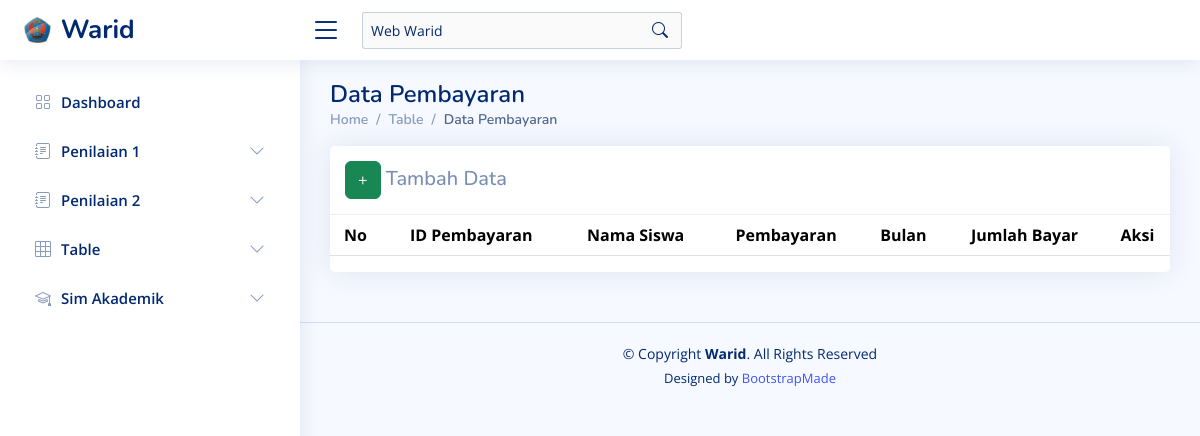
Page /?page=pembayaran_siswa on the earlier database version.
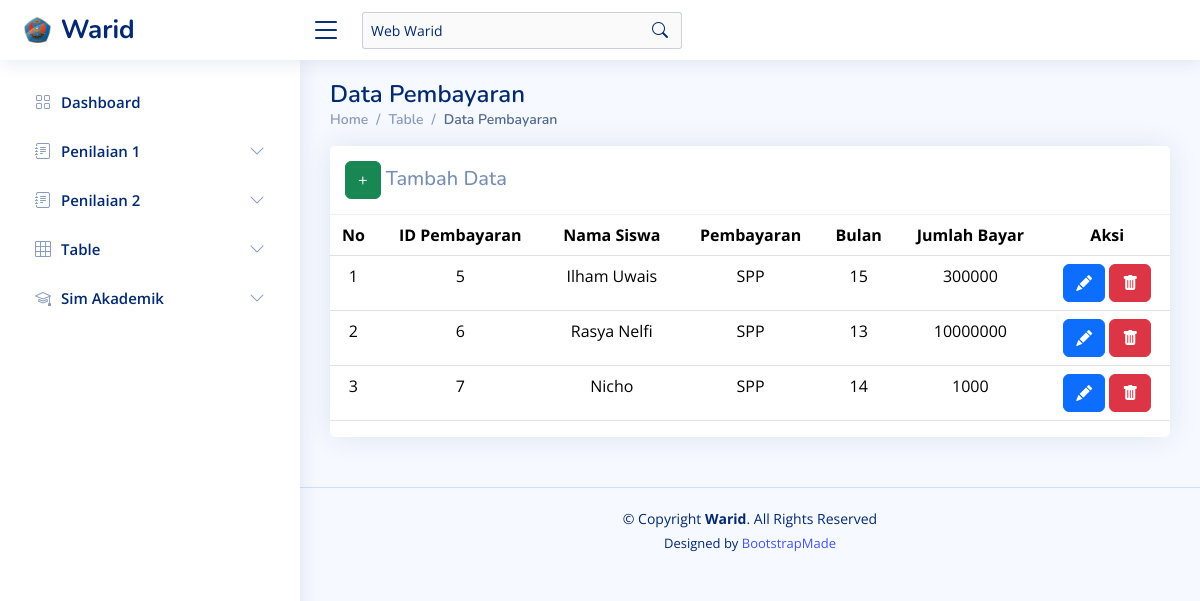
Same page on the later database version.
### tables this page shows
CREATE TABLE `pembayaran_siswa` (
  `id_pembayaran_siswa` int(10) NOT NULL,
  `id_siswa` int(10) NOT NULL,
  `pembayaran` varchar(10) NOT NULL,
  `bulan` varchar(20) NOT NULL,
  `jumlah_bayar` int(10) NOT NULL
);

CREATE TABLE `siswa` (
  `id_siswa` int(10) NOT NULL,
  `nama_siswa` varchar(255) NOT NULL,
  `kelas` varchar(10) NOT NULL
);

### assets/components/sim_akademik_warid/pembayaran.php (the view, shortened to what this page needs)
<?php
$pageName = 'pembayaran_siswa';
?>
<main id="main" class="main">
    <div class="pagetitle">
        <h1>Data Pembayaran</h1>
        <nav>
            <ol class="breadcrumb">
                <li class="breadcrumb-item"><a href="?page=dashboard">Home</a></li>
                <li class="breadcrumb-item">Table</li>
                <li class="breadcrumb-item active">Data Pembayaran</li>
            </ol>
        </nav>
    </div>
    <section class="section">
        <div class="row">
            <div class="col-lg-12">
                <div class="card">
                    <h5 class="card-header">
                        <a href="?page=<?php echo $pageName ?>&alert=add_data" class="btn btn-success">+</a> Tambah Data
                    </h5>
                    <div class="table-responsive text-nowrap">
                        <table class="table" style="text-align:center">
                            <thead>
                                <tr>
                                    <th>No</th>
                                    <th>ID Pembayaran</th>
                                    <th>Nama Siswa</th>
                                    <th>Pembayaran</th>
                                    <th>Bulan</th>
                                    <th>Jumlah Bayar</th>
                                    <th>Aksi</th>
                                </tr>
                            </thead>
                            <tbody class="table-border-bottom-0">
                                <?php
                                $no = 1;
                                $result = mysqli_query($koneksi1, "SELECT pembayaran_siswa.*, siswa.nama_siswa FROM pembayaran_siswa INNER JOIN siswa ON pembayaran_siswa.id_siswa = siswa.id_siswa");
                                while ($data = mysqli_fetch_assoc($result)) {
                                ?>
                                    <tr>
                                        <td><?php echo $no++; ?></td>
                                        <td><?php echo $data['id_pembayaran_siswa']; ?></td>
                                        <td><?php echo $data['nama_siswa']; ?></td>
                                        <td><?php echo $data['pembayaran']; ?></td>
                                        <td><?php echo $data['bulan']; ?></td>
                                        <td><?php echo $data['jumlah_bayar']; ?></td>
                                        <td>
                                            <a href="?page=<?php echo $pageName ?>&alert=EditData&id_pembayaran_siswa=<?php echo $data['id_pembayaran_siswa']; ?>" class="btn btn-primary"><i class="bi bi-pencil-fill" style="color: white;"></i></a>
                                            <a href="?page=<?php echo $pageName ?>&alert=ConfirmationDeleteSim&pageName=<?php echo $pageName ?>&id=<?php echo $data['id_pembayaran_siswa']; ?>" class="btn btn-danger"><i class="bi bi-trash-fill" style="color: white;"></i></a>
                                        </td>
                                    </tr><?php } ?>
                            </tbody>
                        </table>
                    </div>
                </div>
            </div>
        </div>
    </section>
</main>

### index.php (shortened to what this page needs)
<!DOCTYPE html>
<html lang="en">
<head>
  <link href="assets/vendor/bootstrap/css/bootstrap.min.css" rel="stylesheet">
  <link href="assets/vendor/bootstrap-icons/bootstrap-icons.css" rel="stylesheet">
  <link href="assets/vendor/boxicons/css/boxicons.min.css" rel="stylesheet">
  <link href="assets/vendor/quill/quill.snow.css" rel="stylesheet">
  <link href="assets/vendor/quill/quill.bubble.css" rel="stylesheet">
  <link href="assets/vendor/remixicon/remixicon.css" rel="stylesheet">
  <link href="assets/vendor/simple-datatables/style.css" rel="stylesheet">
  <link href="assets/css/style.css" rel="stylesheet">
</head>
<body>
  <?php
  include "assets/components/koneksi.php";
  ?>
  <?php include 'assets/components/header.php'; ?>
  <?php
    $dashboard_sidebar = "collapsed";
  ?>
  <?php
  if (!isset($_GET['page'])) {
    $page = 'dashboard';
  } else {
    $page = $_GET['page'];
  }
  switch ($page) {
    case 'pembayaran_siswa':
      include 'assets/components/sim_akademik_warid/pembayaran.php';
      break;
  }
  ?>
  <?php include "assets/components/sidebar.php"; ?>
  <?php include 'assets/components/footer.php' ?>
</body>
</html>

### assets/components/header.php (shortened to what this page needs)
<header id="header" class="header fixed-top d-flex align-items-center">
    <div class="d-flex align-items-center justify-content-between">
      <a href="?page=dashboard" class="logo d-flex align-items-center">
        <img src="assets/img/logo.png" alt="">
        <span class="d-none d-lg-block">Warid</span>
      </a>
      <i class="bi bi-list toggle-sidebar-btn"></i>
    </div>
    <div class="search-bar">
      <div class="search-form d-flex align-items-center">
        <input type="text" name="query" placeholder="Web Warid" title="Web Warid" value="Web Warid" disabled>
        <button><i class="bi bi-search"></i></button>
      </div>
    </div>
  </header>

### assets/components/sidebar.php (shortened to what this page needs)
<aside id="sidebar" class="sidebar">
  <ul class="sidebar-nav" id="sidebar-nav">
    <li class="nav-item">
      <a class="nav-link <?php echo $dashboard_sidebar; ?>" href="index.php">
        <i class="bi bi-grid"></i>
        <span>Dashboard</span>
      </a>
    </li>
    <li class="nav-item">
      <a class="nav-link collapsed" data-bs-target="#penilaian-1" data-bs-toggle="collapse" href="#">
        <i class="bi bi-journal-text"></i><span>Penilaian 1</span><i class="bi bi-chevron-down ms-auto"></i>
      </a>
    </li>
    <li class="nav-item">
      <a class="nav-link collapsed" data-bs-target="#penilaian-2" data-bs-toggle="collapse" href="#">
        <i class="bi bi-journal-text"></i><span>Penilaian 2</span><i class="bi bi-chevron-down ms-auto"></i>
      </a>
    </li>
    <li class="nav-item">
      <a class="nav-link collapsed" data-bs-target="#table-view" data-bs-toggle="collapse" href="#">
        <i class="bi bi-grid-3x3"></i><span>Table</span><i class="bi bi-chevron-down ms-auto"></i>
      </a>
    </li>
    <li class="nav-item">
      <a class="nav-link collapsed" data-bs-target="#sim_akademik" data-bs-toggle="collapse" href="#">
        <i class="bi bi-mortarboard"></i><span>Sim Akademik</span><i class="bi bi-chevron-down ms-auto"></i>
      </a>
    </li>
  </ul>
</aside>

### assets/components/footer.php
<footer id="footer" class="footer">
    <div class="copyright">
      &copy; Copyright <strong><span>Warid</span></strong>. All Rights Reserved
    </div>
    <div class="credits">
      Designed by <a href="https://bootstrapmade.com/">BootstrapMade</a>
    </div>
</footer>

### assets/css/style.css (style rules this page uses)
:root { scroll-behavior: smooth; }
body { font-family: "Open Sans", sans-serif; background: #f6f9ff; color: #444444; }
a { color: #4154f1; text-decoration: none; }
h1, h2, h3, h4, h5, h6 { font-family: "Nunito", sans-serif; }
#main { margin-top: 60px; padding: 20px 30px; transition: all 0.3s; }
.pagetitle { margin-bottom: 10px; }
.pagetitle h1 { font-size: 24px; margin-bottom: 0; font-weight: 600; color: #012970; }
.card { margin-bottom: 30px; border: none; border-radius: 5px; box-shadow: 0px 0 30px rgba(1, 41, 112, 0.1); }
.card-header, .card-footer { border-color: #ebeef4; background-color: #fff; color: #798eb3; padding: 15px; }
.breadcrumb { font-size: 14px; font-family: "Nunito", sans-serif; color: #899bbd; font-weight: 600; }
.breadcrumb a { color: #899bbd; transition: 0.3s; }
.breadcrumb .breadcrumb-item::before { color: #899bbd; }
.breadcrumb .active { color: #51678f; font-weight: 600; }
.logo { line-height: 1; }
@media (min-width: 1200px) { .logo { width: 280px; } }
.logo img { max-height: 26px; margin-right: 6px; }
.logo span { font-size: 26px; font-weight: 700; color: #012970; font-family: "Nunito", sans-serif; }
.header { transition: all 0.5s; z-index: 997; height: 60px; box-shadow: 0px 2px 20px rgba(1, 41, 112, 0.1); background-color: #fff; padding-left: 20px; }
.header .toggle-sidebar-btn { font-size: 32px; padding-left: 10px; cursor: pointer; color: #012970; }
.header .search-bar { min-width: 360px; padding: 0 20px; }
.header .search-form { width: 100%; }
.header .search-form input { border: 0; font-size: 14px; color: #012970; border: 1px solid rgba(1, 41, 112, 0.2); padding: 7px 38px 7px 8px; border-radius: 3px; transition: 0.3s; width: 100%; }
.header .search-form button { border: 0; padding: 0; margin-left: -30px; background: none; }
.header .search-form button i { color: #012970; }
.sidebar { position: fixed; top: 60px; left: 0; bottom: 0; width: 300px; z-index: 996; transition: all 0.3s; padding: 20px; overflow-y: auto; scrollbar-width: thin; scrollbar-color: #aab7cf transparent; box-shadow: 0px 0px 20px rgba(1, 41, 112, 0.1); background-color: #fff; }
@media (min-width: 1200px) { #main, #footer { margin-left: 300px; } }
.sidebar-nav { padding: 0; margin: 0; list-style: none; }
.sidebar-nav li { padding: 0; margin: 0; list-style: none; }
.sidebar-nav .nav-item { margin-bottom: 5px; }
.sidebar-nav .nav-link { display: flex; align-items: center; font-size: 15px; font-weight: 600; color: #4154f1; transition: 0.3; background: #f6f9ff; padding: 10px 15px; border-radius: 4px; }
.sidebar-nav .nav-link i { font-size: 16px; margin-right: 10px; color: #4154f1; }
.sidebar-nav .nav-link.collapsed { color: #012970; background: #fff; }
.sidebar-nav .nav-link.collapsed i { color: #899bbd; }
.sidebar-nav .nav-link .bi-chevron-down { margin-right: 0; transition: transform 0.2s ease-in-out; }
.footer { padding: 20px 0; font-size: 14px; transition: all 0.3s; border-top: 1px solid #cddfff; }
.footer .copyright { text-align: center; color: #012970; }
.footer .credits { padding-top: 5px; text-align: center; font-size: 13px; color: #012970; }

Differences in the rows shown:
added pembayaran_siswa: id_pembayaran_siswa "5", id_siswa.nama_siswa "Ilham Uwais", pembayaran "SPP", bulan "15", jumlah_bayar "300000"
added pembayaran_siswa: id_pembayaran_siswa "6", id_siswa.nama_siswa "Rasya Nelfi", pembayaran "SPP", bulan "13", jumlah_bayar "10000000"
added pembayaran_siswa: id_pembayaran_siswa "7", id_siswa.nama_siswa "Nicho", pembayaran "SPP", bulan "14", jumlah_bayar "1000"
